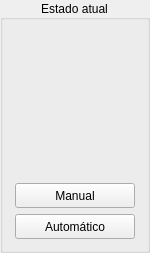
                  <widget class="QGroupBox" name="groupMachineManualAuto">
                   <property name="minimumSize">
                    <size>
                     <width>150</width>
                     <height>0</height>
                    </size>
                   </property>
                   <property name="maximumSize">
                    <size>
                     <width>150</width>
                     <height>16777215</height>
                    </size>
                   </property>
                   <property name="title">
                    <string>Estado atual</string>
                   </property>
                   <property name="alignment">
                    <set>Qt::AlignCenter</set>
                   </property>
                   <layout class="QVBoxLayout" name="verticalLayout_6">
                    <item alignment="Qt::AlignHCenter">
                     <widget class="QLabel" name="labelSystemInAuto">
                      <property name="minimumSize">
                       <size>
                        <width>70</width>
                        <height>70</height>
                       </size>
                      </property>
                      <property name="maximumSize">
                       <size>
                        <width>70</width>
                        <height>70</height>
                       </size>
                      </property>
                      <property name="text">
                       <string/>
                      </property>
                      <property name="pixmap">
                       <pixmap resource="rsc.qrc">:/imagens/icons/arrow-automaticpng.png</pixmap>
                      </property>
                      <property name="scaledContents">
                       <bool>true</bool>
                      </property>
                     </widget>
                    </item>
                    <item>
                     <widget class="QLabel" name="labelSystemInManual">
                      <property name="minimumSize">
                       <size>
                        <width>70</width>
                        <height>70</height>
                       </size>
                      </property>
                      <property name="maximumSize">
                       <size>
                        <width>70</width>
                        <height>70</height>
                       </size>
                      </property>
                      <property name="text">
                       <string/>
                      </property>
                      <property name="pixmap">
                       <pixmap resource="rsc.qrc">:/imagens/icons/hand_selected.png</pixmap>
                      </property>
                      <property name="scaledContents">
                       <bool>true</bool>
                      </property>
                     </widget>
                    </item>
                    <item alignment="Qt::AlignHCenter">
                     <widget class="QPushButton" name="buttonSystemInManual">
                      <property name="minimumSize">
                       <size>
                        <width>120</width>
                        <height>25</height>
                       </size>
                      </property>
                      <property name="maximumSize">
                       <size>
                        <width>120</width>
                        <height>25</height>
                       </size>
                      </property>
                      <property name="text">
                       <string>Manual</string>
                      </property>
                      <property name="checkable">
                       <bool>true</bool>
                      </property>
                     </widget>
                    </item>
                    <item alignment="Qt::AlignHCenter">
                     <widget class="QPushButton" name="buttonSystemInAuto">
                      <property name="minimumSize">
                       <size>
                        <width>120</width>
                        <height>25</height>
                       </size>
                      </property>
                      <property name="maximumSize">
                       <size>
                        <width>120</width>
                        <height>25</height>
                       </size>
                      </property>
                      <property name="text">
                       <string>Automático</string>
                      </property>
                      <property name="checkable">
                       <bool>true</bool>
                      </property>
                     </widget>
                    </item>
                   </layout>
                  </widget>
